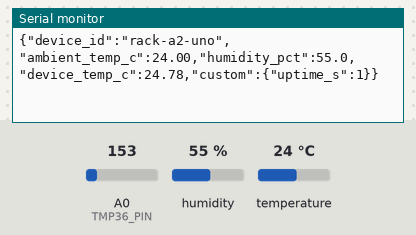
A sketch run on a simulated Arduino Uno, built with avr-gcc and run on an emulated ATmega328P. Parts: the last lines printed to the serial monitor. The inputs (shaded band) are chosen by the test bench; at power-on: humidity 55 %, A0 (TMP36_PIN) = 153, temperature 24 °C.

Above: at 1.8 s.
1.9 s: humidity set to 22 %
At 2.8 s:
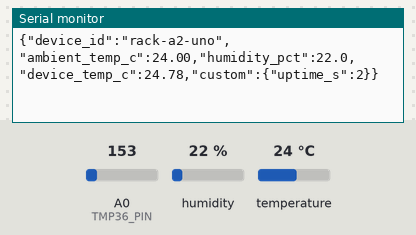
3.4 s: A0 (TMP36_PIN) set to 165
At 4.7 s:
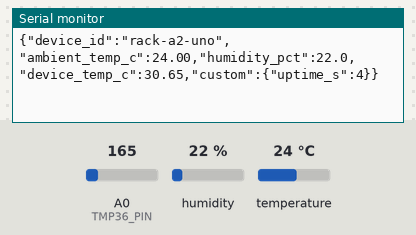
4.9 s: temperature set to 12 °C
At 5.9 s:
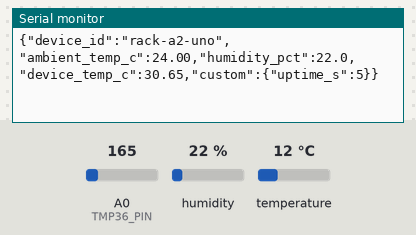
6.4 s: A0 (TMP36_PIN) set to 175
At 7.7 s:
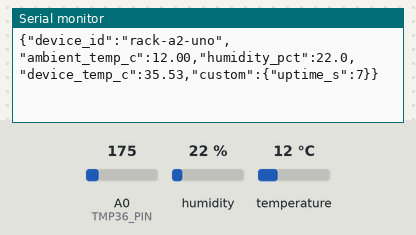
7.9 s: humidity set to 40 %
At 8.9 s:
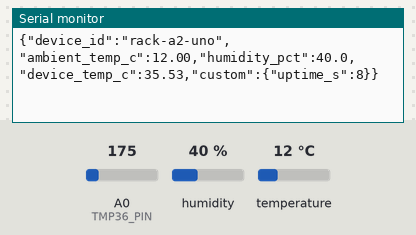
Timing chart, 0 to 10.4 s (numbered marks = the images above; inputs shaded):
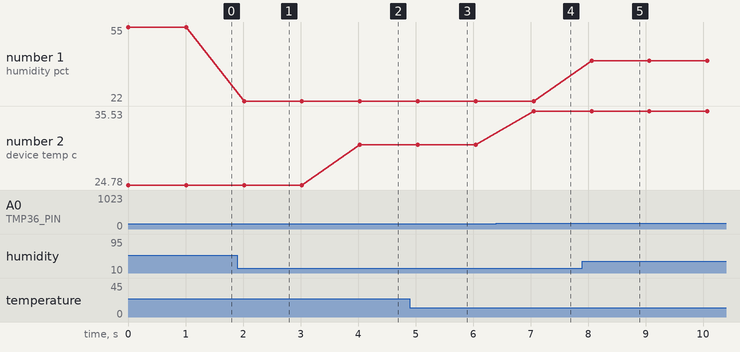

The sketch:

arduino_serial_sensor.ino
```cpp
// VISTASpace serial sensor node (Arduino Uno/Nano/Mega, ESP32 over USB, Pi Pico with Arduino core).
// Prints one JSON telemetry object per line at 115200 baud. The backend reads it with VISTA_SERIAL_PORT.
//
// Wiring (defaults): DHT22 data -> D2 (10k pull-up to 5V/3V3).  Optional: TMP36 analog -> A0 as "device" temperature.
// Libraries: "DHT sensor library" by Adafruit (+ "Adafruit Unified Sensor").
#include <DHT.h>

#define DHT_PIN 2
#define DHT_TYPE DHT22
#define TMP36_PIN A0          // comment out if not fitted
#define DEVICE_ID "rack-a2-uno"
#define PERIOD_MS 1000

DHT dht(DHT_PIN, DHT_TYPE);

void setup() {
  Serial.begin(115200);
  dht.begin();
  Serial.println("VISTASpace sensor node booting");   // non-JSON lines are ignored by the backend
}

void loop() {
  float t = dht.readTemperature();
  float h = dht.readHumidity();
  Serial.print("{\"device_id\":\"" DEVICE_ID "\"");
  if (!isnan(t)) { Serial.print(",\"ambient_temp_c\":"); Serial.print(t, 2); }
  if (!isnan(h)) { Serial.print(",\"humidity_pct\":"); Serial.print(h, 1); }
#ifdef TMP36_PIN
  float mv = analogRead(TMP36_PIN) * (5000.0 / 1023.0);       // use 3300.0 on 3.3 V boards
  Serial.print(",\"device_temp_c\":"); Serial.print((mv - 500.0) / 10.0, 2);
#endif
  Serial.print(",\"custom\":{\"uptime_s\":"); Serial.print(millis() / 1000); Serial.print("}");
  Serial.println("}");
  delay(PERIOD_MS);
}
```

Measured:
- after the input at 1.9 s, the serial monitor: prints a new line after 0.12 s (image 1)
- after the input at 3.4 s, the serial monitor: prints a new line after 0.63 s (image 2)
- after the input at 6.4 s, the serial monitor: prints a new line after 0.65 s (image 4)
- after the input at 7.9 s, the serial monitor: prints a new line after 0.16 s (image 5)
- plotted number 1: 55 → 22 after the input at 1.9 s, 22 → 40 after the input at 7.9 s
- plotted number 2: 24.78 → 30.65 after the input at 3.4 s, 30.65 → 35.53 after the input at 6.4 s
